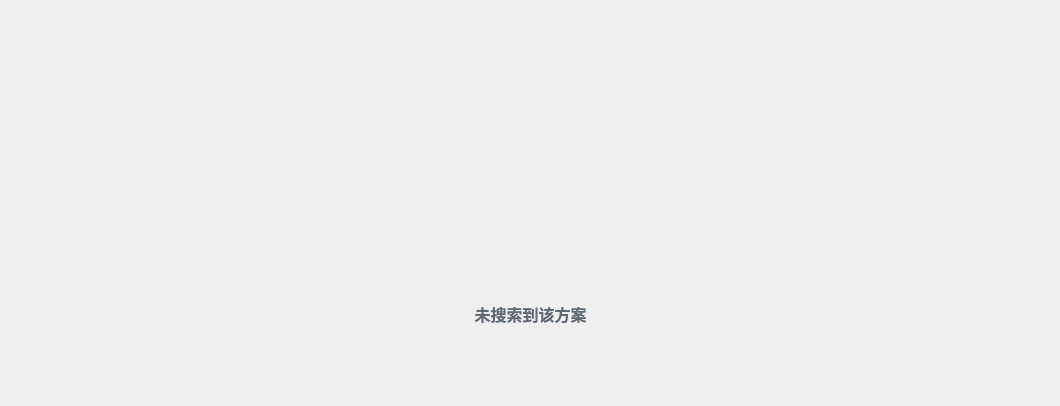
         <widget class="QWidget" name="page_searchEmpty">
          <layout class="QGridLayout" name="gridLayout_10">
           <property name="leftMargin">
            <number>0</number>
           </property>
           <property name="topMargin">
            <number>55</number>
           </property>
           <property name="rightMargin">
            <number>0</number>
           </property>
           <property name="bottomMargin">
            <number>72</number>
           </property>
           <property name="spacing">
            <number>0</number>
           </property>
           <item row="0" column="0">
            <spacer name="horizontalSpacer_9">
             <property name="orientation">
              <enum>Qt::Horizontal</enum>
             </property>
             <property name="sizeHint" stdset="0">
              <size>
               <width>409</width>
               <height>20</height>
              </size>
             </property>
            </spacer>
           </item>
           <item row="0" column="1">
            <widget class="QWidget" name="widget_4" native="true">
             <layout class="QVBoxLayout" name="verticalLayout">
              <property name="spacing">
               <number>0</number>
              </property>
              <property name="leftMargin">
               <number>0</number>
              </property>
              <property name="topMargin">
               <number>0</number>
              </property>
              <property name="rightMargin">
               <number>0</number>
              </property>
              <property name="bottomMargin">
               <number>0</number>
              </property>
              <item>
               <spacer name="verticalSpacer_2">
                <property name="orientation">
                 <enum>Qt::Vertical</enum>
                </property>
                <property name="sizeHint" stdset="0">
                 <size>
                  <width>20</width>
                  <height>7</height>
                 </size>
                </property>
               </spacer>
              </item>
              <item>
               <widget class="QLabel" name="label">
                <property name="minimumSize">
                 <size>
                  <width>243</width>
                  <height>192</height>
                 </size>
                </property>
                <property name="maximumSize">
                 <size>
                  <width>16777215</width>
                  <height>16777215</height>
                 </size>
                </property>
                <property name="styleSheet">
                 <string notr="true">border-image: url(:/Skin/Images/GeneralIcon/Empty/searchPlanEmpty.png);</string>
                </property>
                <property name="text">
                 <string/>
                </property>
               </widget>
              </item>
              <item>
               <spacer name="verticalSpacer_4">
                <property name="orientation">
                 <enum>Qt::Vertical</enum>
                </property>
                <property name="sizeType">
                 <enum>QSizePolicy::Fixed</enum>
                </property>
                <property name="sizeHint" stdset="0">
                 <size>
                  <width>20</width>
                  <height>48</height>
                 </size>
                </property>
               </spacer>
              </item>
              <item>
               <widget class="QLabel" name="label_2">
                <property name="styleSheet">
                 <string notr="true">color: #616975;
font-family: &quot;Noto Sans S Chinese&quot;; 
font-weight: 500;
font-size: 16px;</string>
                </property>
                <property name="text">
                 <string>未搜索到该方案</string>
                </property>
                <property name="alignment">
                 <set>Qt::AlignCenter</set>
                </property>
               </widget>
              </item>
              <item>
               <spacer name="verticalSpacer_3">
                <property name="orientation">
                 <enum>Qt::Vertical</enum>
                </property>
                <property name="sizeHint" stdset="0">
                 <size>
                  <width>20</width>
                  <height>8</height>
                 </size>
                </property>
               </spacer>
              </item>
             </layout>
            </widget>
           </item>
           <item row="0" column="2">
            <spacer name="horizontalSpacer_10">
             <property name="orientation">
              <enum>Qt::Horizontal</enum>
             </property>
             <property name="sizeHint" stdset="0">
              <size>
               <width>408</width>
               <height>20</height>
              </size>
             </property>
            </spacer>
           </item>
          </layout>
         </widget>
